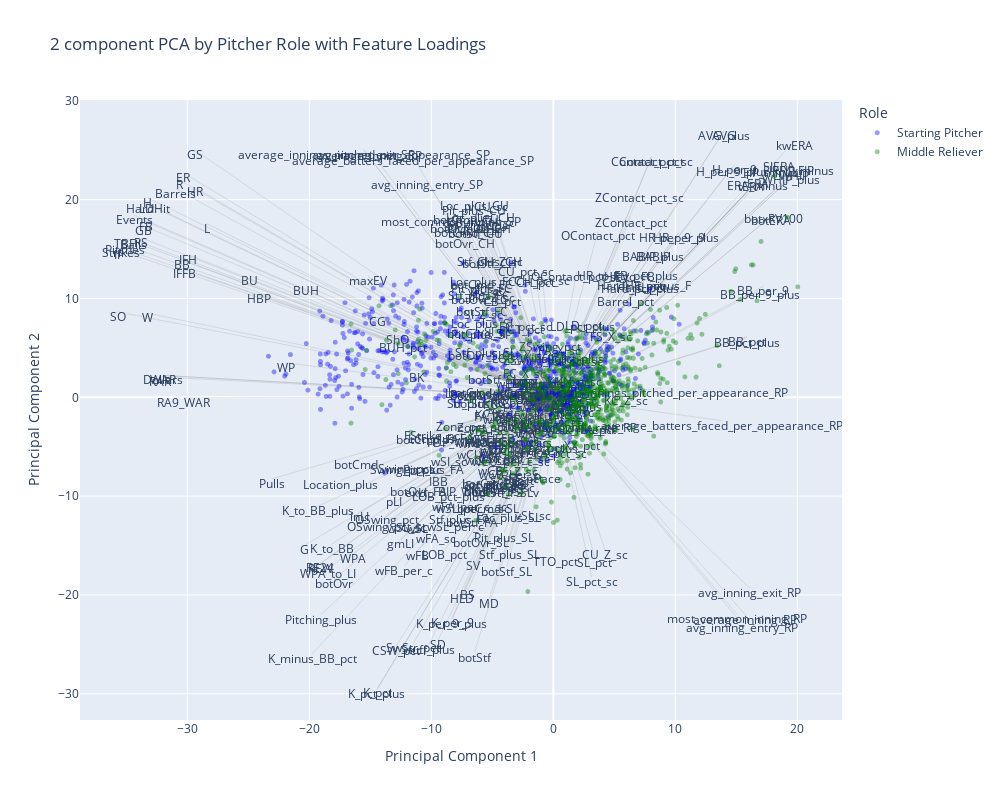

Here is the notebook cell this chart was saved with:
### Markdown cell above
### we can tell that there are 2 cluster, SP and RP are each belonging to different cluster # some SP fall into RP cluster and some RP fall into SP cluster could suggest role switching but further analysis should be conducted

### Code cell
import plotly.graph_objs as go
import plotly.express as px
from plotly.offline import iplot

# Create a figure with specified layout size
fig = go.Figure(layout=go.Layout(
    title='2 component PCA by Pitcher Role with Feature Loadings',
    xaxis_title='Principal Component 1',
    yaxis_title='Principal Component 2',
    legend_title='Role',
    hovermode='closest',
    width=1000,  # Width of the figure in pixels
    height=800   # Height of the figure in pixels
))

for Role, color in [('Starting Pitcher', 'blue'), 
                    ('Middle Reliever', 'green'),
                    ('Setup Pitcher', 'orange'),
                    ('Long Reliever', 'purple'),
                    ('Closer','red')]:   # Adjust roles and colors as needed
    indicesToKeep = principalDf['classified_role'] == Role
    fig.add_trace(go.Scattergl(
        x=principalDf.loc[indicesToKeep, 'principal component 1'],
        y=principalDf.loc[indicesToKeep, 'principal component 2'],
        mode='markers',
        marker=dict(color=color, size=5, opacity=0.4),  # Adjust the size of the dots here
        name=Role,
        text=principalDf.loc[indicesToKeep, 'Name']  # Assuming you have player names in the 'Player' column
    ))
# Add feature loadings as arrows
for i, feature in enumerate(features):
    fig.add_trace(go.Scatter(
        x=[0, pca.components_[0, i] * 230],  # X start and end positions for arrow
        y=[0, pca.components_[1, i] * 230],  # Y start and end positions for arrow
        mode='lines+text',
        text=[None, feature],  # Only label the end of the arrow
        textposition="bottom center",
        line=dict(color='grey', width=0.2),
        showlegend=False
    ))

# Show the figure
iplot(fig)
